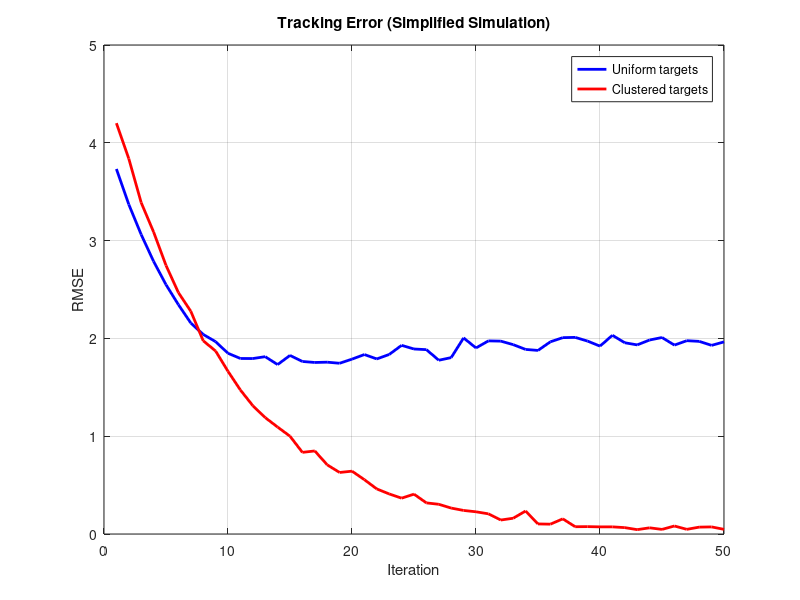

Write the MATLAB code that produced this figure.
% ========================================================
% Distributed Multi-Robot Tracking (Simplified Reproduction)
% Based on Park et al., "Distributed Multi-Robot Tracking..."
% ========================================================

clear; clc; close all;

%% Parameters
N_targets = 30;     % number of targets
N_robots  = 6;      % number of robots
area_size = 10;     % environment is [0, area_size] x [0, area_size]
iterations = 50;    % simulation steps
noise_sigma = 0.3;  % measurement noise

%% Generate targets
% --- CASE 1: Uniform targets
targets_uniform = area_size*rand(N_targets,2);

% --- CASE 2: Clustered targets (Gaussian clusters, manual)
centers = [3 7; 8 8]; % cluster centers
cluster_std = 0.5;
targets_clustered = [];
for i = 1:size(centers,1)
    cluster = centers(i,:) + cluster_std*randn(N_targets/2,2);
    targets_clustered = [targets_clustered; cluster];
end

%% Initialize robots (random)
robots = area_size*rand(N_robots,2);

%% Store RMSE for evaluation
rmse_uniform = zeros(iterations,1);
rmse_clustered = zeros(iterations,1);

%% Simulation loop
for t = 1:iterations
    % --- Uniform case
    noisy_meas = targets_uniform + noise_sigma*randn(N_targets,2);
    centroid_targets = mean(noisy_meas); % Instant estimator
    % Move robots toward centroid
    robots_uniform = robots + 0.1*(centroid_targets - robots);
    rmse_uniform(t) = sqrt(mean(sum((robots_uniform - centroid_targets).^2,2)));

    % --- Clustered case
    noisy_meas = targets_clustered + noise_sigma*randn(N_targets,2);
    centroid_targets = mean(noisy_meas); % Instant estimator
    robots_clustered = robots + 0.1*(centroid_targets - robots);
    rmse_clustered(t) = sqrt(mean(sum((robots_clustered - centroid_targets).^2,2)));

    % --- Update robots
    robots = robots_clustered; % overwrite for simplicity
end

%% Plot RMSE comparison
figure;
plot(1:iterations, rmse_uniform, 'b-', 'LineWidth', 2); hold on;
plot(1:iterations, rmse_clustered, 'r-', 'LineWidth', 2);
xlabel('Iteration'); ylabel('RMSE');
legend('Uniform targets','Clustered targets');
title('Tracking Error (Simplified Simulation)');
grid on;
